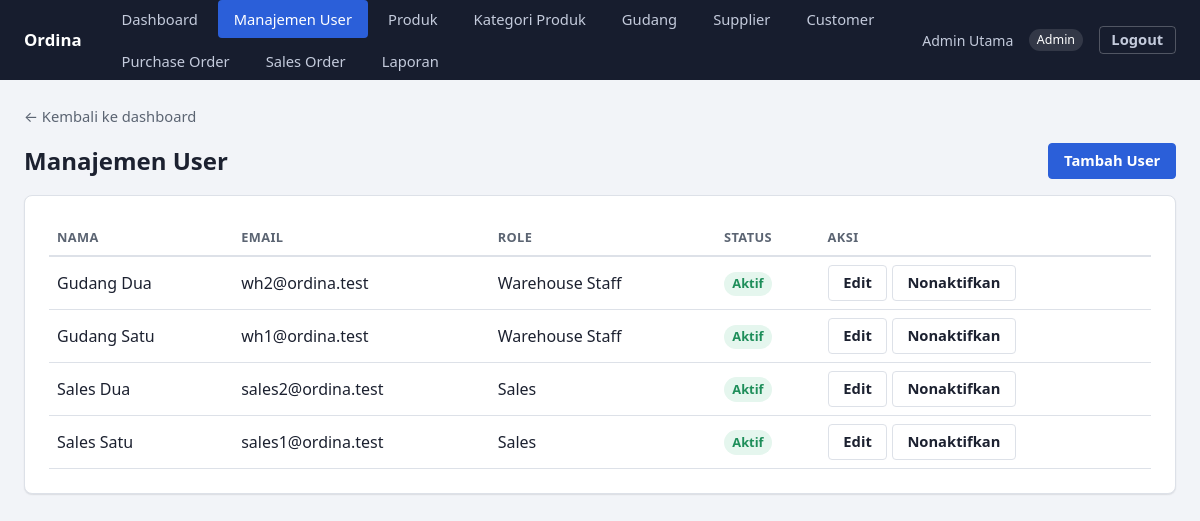
The app's page /users (signed in) with its own data.
### tables this page shows
CREATE TABLE IF NOT EXISTS users (
    id INT UNSIGNED AUTO_INCREMENT PRIMARY KEY,
    name VARCHAR(150) NOT NULL,
    email VARCHAR(150) NOT NULL,
    password_hash VARCHAR(255) NOT NULL,
    role ENUM('Admin', 'Sales', 'WarehouseStaff') NOT NULL,
    is_active TINYINT(1) NOT NULL DEFAULT 1,
    created_at TIMESTAMP NOT NULL DEFAULT CURRENT_TIMESTAMP,
    updated_at TIMESTAMP NOT NULL DEFAULT CURRENT_TIMESTAMP ON UPDATE CURRENT_TIMESTAMP,
    UNIQUE KEY uq_users_email (email)
);

### app/Core/View.php (called while the page is built, shortened)
<?php
final class View
{
    public static function render(string $view, array $data = [], int $status = 200): void
    {
        extract($data);
        require __DIR__ . "/../../views/{$view}.php";
        $content = ob_get_clean();
        require __DIR__ . '/../../views/layouts/app.php';
    }
}

### app/Core/Controller.php (called while the page is built, shortened)
<?php
abstract class Controller
{
    protected function view(string $view, array $data = []): void
    {
        View::render($view, $data);
    }
}

### app/Controller/UserController.php (called while the page is built, shortened)
<?php
final class UserController extends Controller
{
    public function index(): void
    {
        $service = $this->service();
        $this->view('users/index', [
            'title' => 'Manajemen User',
            'users' => $service->list(),
            'success' => Session::pullFlash('success'),
        ]);
    }
    private function service(): UserService
    {
        return new UserService(new MysqlUserRepository(Database::connection()));
    }
}

### public/index.php (called while the page is built, shortened)
<?php
$router = new Router();
$method = $_SERVER['REQUEST_METHOD'] ?? 'GET';
$path = (string) (parse_url($_SERVER['REQUEST_URI'] ?? '/', PHP_URL_PATH) ?: '/');
try {
    $router->dispatch($method, $path);
} catch (UnauthenticatedException) {
    header('Location: /login');
} catch (AuthorizationException | ForbiddenOperationException) {
    View::render('errors/403', ['title' => '403 - Akses Ditolak'], 403);
} catch (NotFoundException) {
    View::render('errors/404', ['title' => '404 - Tidak Ditemukan'], 404);
} catch (\Throwable $e) {
    error_log((string) $e);
    View::render('errors/500', ['title' => '500 - Kesalahan Server'], 500);
}

### app/Repository/Mysql/MysqlUserRepository.php (called while the page is built, shortened)
<?php
final class MysqlUserRepository implements UserRepositoryInterface
{
    public function findAll(): array
    {
        $stmt = $this->connection->query('SELECT * FROM users ORDER BY name');
        return array_map(User::fromArray(...), $stmt->fetchAll());
    }
}

### app/Service/UserService.php (called while the page is built, shortened)
<?php
final class UserService
{
    public function list(): array
    {
        return array_values(array_filter(
            $this->users->findAll(),
            static fn (User $user): bool => $user->role !== Role::Admin
        ));
    }
}

### app/Domain/Role.php (called while the page is built, shortened)
<?php
enum Role: string
{
    public function label(): string
    {
        return match ($this) {
            self::Admin => 'Admin',
            self::Sales => 'Sales',
            self::WarehouseStaff => 'Warehouse Staff',
        };
    }
}

### app/Core/Session.php (called while the page is built, shortened)
<?php
final class Session
{
    public static function get(string $key, mixed $default = null): mixed
    {
        return $_SESSION[$key] ?? $default;
    }
}

### config/menus.php (called while the page is built, shortened)
<?php
return [
    ['key' => 'dashboard', 'label' => 'Dashboard', 'route' => '/dashboard', 'permission' => null],
    ['key' => 'users', 'label' => 'Manajemen User', 'route' => '/users', 'permission' => Permission::ManageUsers],
    [
        'key' => 'products',
        'label' => 'Produk',
        'route' => '/products',
        'permission' => [Permission::ManageMasterData, Permission::ViewCatalog, Permission::ViewProductStock],
    ],
    ['key' => 'categories', 'label' => 'Kategori Produk', 'route' => '/categories', 'permission' => Permission::ManageMasterData],
    ['key' => 'warehouses', 'label' => 'Gudang', 'route' => '/warehouses', 'permission' => Permission::ManageMasterData],
    ['key' => 'suppliers', 'label' => 'Supplier', 'route' => '/suppliers', 'permission' => Permission::ManageMasterData],
    ['key' => 'customers', 'label' => 'Customer', 'route' => '/customers', 'permission' => Permission::ManageMasterData],
    [
        'key' => 'purchase-orders',
        'label' => 'Purchase Order',
        'route' => '/purchase-orders',
        'permission' => [Permission::CreatePurchaseOrder, Permission::ProposePurchaseOrder, Permission::ProcessGoodsReceipt],
    ],
    [
        'key' => 'sales-orders',
        'label' => 'Sales Order',
        'route' => '/sales-orders',
        'permission' => [Permission::CreateSalesOrder, Permission::ApproveSalesOrder, Permission::ProcessGoodsIssue],
    ],
    [
        'key' => 'reports',
        'label' => 'Laporan',
        'route' => '/reports',
        'permission' => [Permission::DownloadReportAll, Permission::DownloadReportOwnOrders, Permission::DownloadReportStock],
    ],
];

### app/Core/Authorization/MenuRegistry.php (called while the page is built, shortened)
<?php
final class MenuRegistry
{
    public static function forRole(Role $role): array
    {
        $menus = require dirname(__DIR__, 3) . '/config/menus.php';
        $visible = array_filter($menus, static function (array $menu) use ($role): bool {
            if ($menu['permission'] === null) {
                return true;
            }
            $required = is_array($menu['permission']) ? $menu['permission'] : [$menu['permission']];
            foreach ($required as $permission) {
                if (Gate::allows($role, $permission)) {
                    return true;
                }
            }
            return false;
        });
        return array_map(
            static fn (array $menu) => ['key' => $menu['key'], 'label' => $menu['label'], 'route' => $menu['route']],
            array_values($visible)
        );
    }
}

### app/Core/Authorization/Gate.php (called while the page is built, shortened)
<?php
final class Gate
{
    public static function allows(Role $role, Permission $permission): bool
    {
        return in_array($permission, self::ROLE_PERMISSIONS[$role->value] ?? [], true);
    }
}

### views/users/index.php (the view, shortened to what this page needs)
<a href="/dashboard" class="back-link">&larr; Kembali ke dashboard</a>
<div class="toolbar">
    <h1 style="margin:0;">Manajemen User</h1>
    <a href="/users/create" class="btn">Tambah User</a>
</div>
<div class="card">
<div class="table-scroll">
<table>
    <thead>
        <tr>
            <th>Nama</th>
            <th>Email</th>
            <th>Role</th>
            <th>Status</th>
            <th>Aksi</th>
        </tr>
    </thead>
    <tbody>
    <?php foreach ($users as $u): ?>
        <tr>
            <td data-label="Nama"><?= htmlspecialchars($u->name, ENT_QUOTES) ?></td>
            <td data-label="Email"><?= htmlspecialchars($u->email, ENT_QUOTES) ?></td>
            <td data-label="Role"><?= htmlspecialchars($u->role->label(), ENT_QUOTES) ?></td>
            <td data-label="Status">
                <span class="badge <?= $u->isActive ? 'badge-success' : 'badge-muted' ?>">
                    <?= $u->isActive ? 'Aktif' : 'Nonaktif' ?>
                </span>
            </td>
            <td data-label="Aksi">
                <a href="/users/<?= (int) $u->id ?>/edit" class="btn btn-secondary">Edit</a>
                <form method="post" action="/users/<?= (int) $u->id ?>/toggle-active" style="display:inline;">
                    <button type="submit" class="btn-secondary"><?= $u->isActive ? 'Nonaktifkan' : 'Aktifkan' ?></button>
                </form>
            </td>
        </tr>
    <?php endforeach; ?>
    </tbody>
</table>
</div>
</div>

### app/Core/Router.php (shortened to what this page needs)
<?php
final class Router
{
    private array $routes = [];
    private function add(string $method, string $path, array $handler): void
    {
        $this->routes[$method][] = [
            'pattern' => $this->toPattern($path),
            'handler' => $handler,
        ];
    }
    private function toPattern(string $path): string
    {
        $pattern = preg_replace('#\{(\w+)\}#', '(?P<$1>[^/]+)', $path);
        return '#^' . $pattern . '$#';
    }
    public function dispatch(string $method, string $path): void
    {
        foreach ($this->routes[$method] ?? [] as $route) {
            if (preg_match($route['pattern'], $path, $matches) === 1) {
                $params = array_filter($matches, fn ($key) => !is_int($key), ARRAY_FILTER_USE_KEY);
                [$controllerClass, $action] = $route['handler'];
                (new $controllerClass())->$action($params);
                return;
            }
        }
    }
}

### views/layouts/app.php (shortened to what this page needs)
<?php
$navUser = Session::get('user');
$currentPath = (string) (parse_url($_SERVER['REQUEST_URI'] ?? '/', PHP_URL_PATH) ?: '/');
$assetVersion = static function (string $relativePath): string {
    $path = __DIR__ . '/../../public/' . $relativePath;
    $mtime = @filemtime($path);
    return $relativePath . '?v=' . ($mtime !== false ? $mtime : time());
};
?>
<!doctype html>
<html lang="id">
<head>
    <link rel="stylesheet" href="/<?= htmlspecialchars($assetVersion('assets/css/app.css'), ENT_QUOTES) ?>">
</head>
<body>
    <?php if ($navUser !== null): ?>
        <header class="app-header" id="app-header">
            <div class="app-header-bar">
                <a href="/dashboard" class="app-brand">Ordina</a>
                <nav class="app-nav" id="app-nav" aria-label="Menu utama">
                    <?php foreach (MenuRegistry::forRole(Role::from($navUser['role'])) as $menu): ?>
                        <?php $isActive = $currentPath === $menu['route'] || str_starts_with($currentPath, $menu['route'] . '/'); ?>
                        <a href="<?= htmlspecialchars($menu['route'], ENT_QUOTES) ?>" <?= $isActive ? 'aria-current="page"' : '' ?>>
                            <?= htmlspecialchars($menu['label'], ENT_QUOTES) ?>
                        </a>
                    <?php endforeach; ?>
                </nav>
                <div class="app-user">
                    <span><?= htmlspecialchars($navUser['name'], ENT_QUOTES) ?></span>
                    <span class="role-badge"><?= htmlspecialchars($navUser['role'], ENT_QUOTES) ?></span>
                    <form method="post" action="/logout">
                        <button type="submit">Logout</button>
                    </form>
                </div>
            </div>
        </header>
    <?php endif; ?>
    <div class="container">
        <?= $content ?? '' ?>
    </div>
</body>
</html>

### public/assets/css/app.css (style rules this page uses)
:root { --color-bg: #f2f4f8; --color-surface: #ffffff; --color-surface-muted: #f7f8fa; --color-text: #1c2130; --color-text-muted: #5b6472; --color-border: #dde1e8; --color-primary: #2b5fd9; --color-primary-hover: #234ead; --color-primary-soft: #e8eefd; --color-success: #1e8e5a; --color-success-soft: #e5f6ee; --color-danger: #c0392b; --color-danger-soft: #fbe9e7; --color-muted-soft: #eceef1; --color-header-bg: #171d2e; --color-header-text: #eef1f8; --space-1: 0.25rem; --space-2: 0.5rem; --space-3: 1rem; --space-4: 1.5rem; --space-5: 2.5rem; --radius: 8px; --radius-sm: 4px; --shadow-card: 0 1px 2px rgba(20, 24, 38, 0.06), 0 1px 1px rgba(20, 24, 38, 0.04); }
* { box-sizing: border-box; }
html { -webkit-text-size-adjust: 100%; }
body { margin: 0; font-family: system-ui, -apple-system, "Segoe UI", sans-serif; background: var(--color-bg); color: var(--color-text); line-height: 1.5; }
h1, h2, h3 { line-height: 1.25; margin: 0 0 var(--space-3); }
h1 { font-size: 1.5rem; }
a { color: var(--color-primary); }
.app-header { background: var(--color-header-bg); color: var(--color-header-text); }
.app-header-bar { max-width: 1200px; margin: 0 auto; padding: 0 var(--space-4); display: flex; align-items: center; gap: var(--space-4); min-height: 56px; }
.app-brand { color: #fff; font-weight: 700; font-size: 1.05rem; text-decoration: none; white-space: nowrap; }
.app-nav { display: flex; flex: 1; gap: var(--space-1); list-style: none; margin: 0; padding: 0; flex-wrap: wrap; }
.app-nav a { display: block; color: #c4cbdc; text-decoration: none; padding: var(--space-2) var(--space-3); border-radius: var(--radius-sm); font-size: 0.92rem; white-space: nowrap; }
.app-nav a[aria-current="page"] { background: var(--color-primary); color: #fff; }
.app-user { display: flex; align-items: center; gap: var(--space-3); color: #c4cbdc; font-size: 0.88rem; white-space: nowrap; }
.app-user .role-badge { background: rgba(255, 255, 255, 0.12); color: #fff; padding: 0.15em 0.6em; border-radius: 999px; font-size: 0.78rem; }
.app-user form { margin: 0; }
.app-user button { background: transparent; color: #c4cbdc; border: 1px solid rgba(255, 255, 255, 0.25); padding: 0.3em 0.8em; }
.container { max-width: 1200px; margin: 0 auto; padding: var(--space-4); }
.card { background: var(--color-surface); border: 1px solid var(--color-border); border-radius: var(--radius); box-shadow: var(--shadow-card); padding: var(--space-4); margin-bottom: var(--space-4); }
.back-link { display: inline-block; margin-bottom: var(--space-3); color: var(--color-text-muted); text-decoration: none; font-size: 0.92rem; }
.toolbar { display: flex; justify-content: space-between; align-items: center; flex-wrap: wrap; gap: var(--space-3); margin-bottom: var(--space-3); }
input, select, textarea, button { font: inherit; }
button, .btn { display: inline-flex; align-items: center; gap: 0.4em; background: var(--color-primary); color: #fff; border: 1px solid var(--color-primary); border-radius: var(--radius-sm); padding: 0.55em 1em; cursor: pointer; font-weight: 600; font-size: 0.92rem; text-decoration: none; line-height: 1.2; }
.btn-secondary { background: #fff; color: var(--color-text); border-color: var(--color-border); }
.badge { display: inline-block; padding: 0.2em 0.65em; border-radius: 999px; font-size: 0.8rem; font-weight: 600; white-space: nowrap; }
.badge-success { background: var(--color-success-soft); color: var(--color-success); }
.table-scroll { overflow-x: auto; }
table { width: 100%; border-collapse: collapse; }
th, td { text-align: left; padding: var(--space-2) var(--space-2); border-bottom: 1px solid var(--color-border); vertical-align: middle; }
thead th { color: var(--color-text-muted); font-size: 0.8rem; text-transform: uppercase; letter-spacing: 0.03em; font-weight: 600; border-bottom: 2px solid var(--color-border); }

### records on screen
users: name "Admin Utama", role "Admin"
users: name "Gudang Dua", email "wh2@ordina.test", label "Warehouse Staff", is_active "Aktif"
users: name "Gudang Satu", email "wh1@ordina.test", label "Warehouse Staff", is_active "Aktif"
users: name "Sales Dua", email "sales2@ordina.test", label "Sales", is_active "Aktif"
users: name "Sales Satu", email "sales1@ordina.test", label "Sales", is_active "Aktif"

### other values on screen
$menu['label'] "Dashboard"
$menu['label'] "Manajemen User"
$menu['label'] "Produk"
$menu['label'] "Kategori Produk"
$menu['label'] "Gudang"
$menu['label'] "Supplier"
$menu['label'] "Customer"
$menu['label'] "Purchase Order"
$menu['label'] "Sales Order"
$menu['label'] "Laporan"
